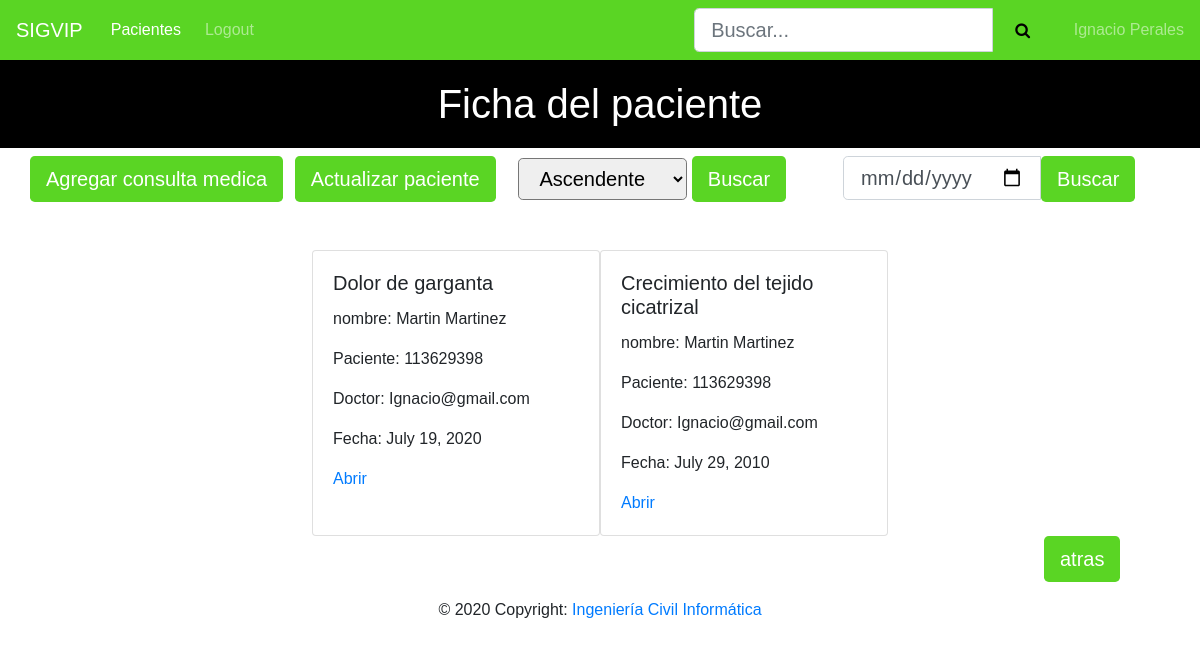
The app's page /ficha/3/ (signed in) with its own data.
### ficha/models.py (models this page shows, shortened)
class ConsultaMedica(models.Model):
    tema = models.CharField(max_length=100)
    rut = models.ForeignKey(Paciente,default=None,on_delete=models.CASCADE)
    doctor = models.ForeignKey(User,default=None,on_delete=models.CASCADE)
    tratamiento = models.ForeignKey(Tratamiento,default=None,on_delete=models.CASCADE)
    diagnostico = models.CharField(max_length=200)
    fecha = models.DateField(default=date.today)
    fichas = models.Manager()

### pacientes/models.py (models this page shows)
class Paciente(models.Model):
    rut = models.CharField(max_length=9, unique=True)
    nombre = models.CharField(max_length=45)
    apellido = models.CharField(max_length=45)
    edad = models.IntegerField()
    email = models.EmailField(max_length=60)
    telefono = models.IntegerField()
    direccion = models.CharField(max_length=200)
    pacientes = models.Manager()
    def __str__(self):
        return "{}".format(self.rut)

### ficha/views.py (the view)
# urls.py: re_path(r'^(?P<rut>\d+)/$',views.HomeFichaView.as_view(),name='fichas'),
class HomeFichaView(LoginRequiredMixin,TemplateView):
    def get(self,request,**kwargs):
        rut=kwargs["rut"]
        fromdate = request.GET.get("fromdate")
        if fromdate:
            post = ConsultaMedica.fichas.filter(Q(fecha = fromdate) & Q(rut_id=rut)).distinct
        else:
            orden = request.GET.get("orden")
            if orden == 'descendente':
                post = ConsultaMedica.fichas.filter(rut_id=rut).order_by('fecha').distinct
            else:
                post = ConsultaMedica.fichas.filter(rut_id=rut).distinct
        return render(request,'ficha.html',{'fichas':post})

### ficha/templates/ficha.html (shortened to what this page needs)
{% extends "base.html" %}
{% block pagina %}
    <h1>Ficha del paciente</h1>
{% endblock%}
{% block content %}
    <div class="row">
        <a style="width: fit-content;" class="btn btn-primary btn-lg" href="create/" role="button">Agregar consulta medica</a>
        <a style="width: fit-content;margin-left: 1%" class="btn btn-primary btn-lg" href="update/" role="button">Actualizar paciente</a>
        <form method="GET" style="width: fit-content;margin-left: 2%">
            <select  class="btn-lg" name="orden">
                <option value="Ascendente" name="Ascendente" >Ascendente</option>
            </select>
            <input type="submit" class="btn-success btn-primary btn-lg" value="Buscar">
        </form>
        <div class="search" style="width: fit-content;margin-left: 5%">
            <form method="GET">
                <div id="custom-search-input">
                    <div class="input-group">
                        <input type="date" class="form-control btn-lg" value="{{request.GET.fromdate}}" name="fromdate">
                        <span class="input-group-list">
                            <button type="submit" class="btn-success btn-primary btn-lg">Buscar</button>
                        </span>
                    </div>
                </div>
            </form>
        </div>
    </div>
</div>
<div class="container">
    <div class="row mt-5 justify-content-center">
{% for consultamedica in fichas %}
        <div class="card" style="width: 18rem;">
            <div class="card-body">
                <strong><h5 class="card-title">{{ consultamedica.tema }}</h5></strong>
                <p class="card-text">nombre: {{ consultamedica.rut.nombre }} {{ consultamedica.rut.apellido }}</p>
                <p class="card-text">Paciente: {{ consultamedica.rut }}</p>
                <p class="card-text">Doctor: {{ consultamedica.doctor }}</p>
                <p class="card-text">Fecha: {{ consultamedica.fecha }}</p>
                <a href="detalle/{{consultamedica.id}}/" class="card-link">Abrir</a>
            </div>
        </div>
{% endfor %}
    </div>
    <a style="width: fit-content;margin-left: 90%" class="btn btn-primary btn-lg" href="/pacientes" role="button">atras</a>
</div>
{% include "footer.html" %}
{% endblock %}

### pacientes/templates/navbar.html (shortened to what this page needs)
<nav class="navbar navbar-expand-lg navbar-dark">
    <a class="navbar-brand" href="{% url 'index' %}">SIGVIP</a>
    <div class="collapse navbar-collapse" id="navbarNav">
      <ul class="navbar-nav mr-auto">
        {% if user.is_authenticated %}
            <li class="nav-item active">
                <a class="nav-link" href="/pacientes">Pacientes<span class="sr-only">(current)</span></a>
            </li>
            <li class="nav-item">
                <a class="nav-link" href="{% url 'logout' %}">Logout</a>
            </li>
        </ul>
        <div class="search" style="width: fit-content;margin-left: 35%">
            <form method="GET">
                <div id="custom-search-input">
                    <div class="input-group">
                        <input type="text" class="form-control btn-lg" placeholder="Buscar..." name="buscar"
                            value="{{request.GET.buscar}}">
                        <span class="input-group-list">
                            <button style="background-color: #5ad524;border: none;height: 44px;" type="submit"><i class="fa fa-search btn-lg"></i></button>
                        </span>
                    </div>
                </div>
            </form>
        </div>
        <span class="navbar-text" style="width: fit-content;margin-left: 2%">
            {{user.first_name}} {{user.last_name}}
        </span>
        {% else %}
            <li class="nav-item">
                <a class="nav-link" href="{% url 'login' %}">Login</a>
            </li>
        {% endif %}
    </div>
</nav>

### pacientes/static/css/cursos.css (style rules this page uses)
body { margin: 0; padding: 0; font-family: sans-serif; }
.navbar { background-color: #5ad524; }
.navbar .navbar-brand { color: white; }
h1 { text-align: center; background-color: black; padding: 20px; color: white; }
.navbar .nav-link { color: white; border-radius: .25rem; margin: 0 0.25em; }
.btn-primary { background-color: #5ad524; border: none; }
.card { position: relative; }

### records on screen
ConsultaMedica: tema "Dolor de garganta", rut.nombre "Martin", rut.apellido "Martinez", rut "113629398", doctor "Ignacio@gmail.com", fecha "July 19, 2020"
ConsultaMedica: tema "Crecimiento del tejido cicatrizal", rut.nombre "Martin", rut.apellido "Martinez", rut "113629398", doctor "Ignacio@gmail.com", fecha "July 29, 2010"

### other values on screen
{{ user.first_name }} "Ignacio"
{{ user.last_name }} "Perales"
